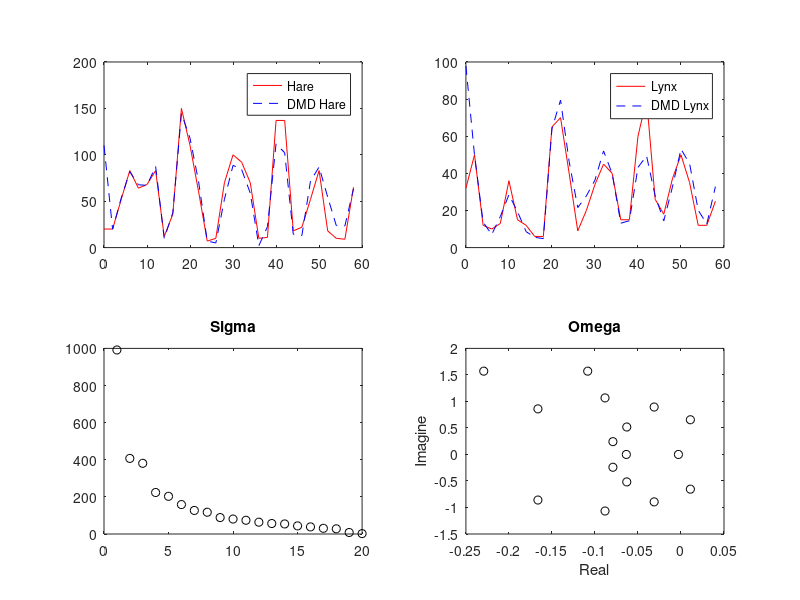
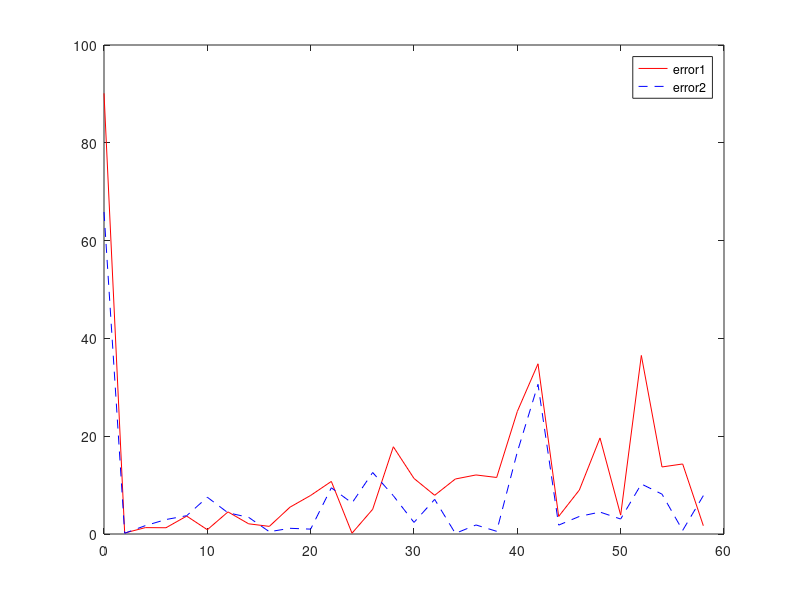

MATLAB code for these plots, in order:
%%%%%%Develop a DMD model to forecast the future population states
clear all; close all; clc;
%%%%data x1--Snowshoe Hare   x2----Canada Lynx
x1 = [20,20,52,83,64,68,83,12,36,150,110,60,7,10,70,...
    100,92,70,10,11,137,137,18,22,52,83,18,10,9,65];
x2 = [32,50,12,10,13,36,15,12,6,6,65,70,40,9,20,...
    34,45,40,15,15,60,80,26,18,37,50,35,12,12,25];

slices = 30;
t = linspace(0,58,slices);
dt = t(2) - t(1);



% X1 = [x1(1:25);
%     x2(1:25);
%     x1(2:26);
%     x2(2:26);
%     x1(3:27);
%     x2(3:27);
%     x1(4:28);
%     x2(4:28);
%     x1(5:29);
%     x2(5:29);];
% 
% X2 = [x1(2:26);
%     x2(2:26);
%     x1(3:27);
%     x2(3:27);
%     x1(4:28);
%     x2(4:28);
%     x1(5:29);
%     x2(5:29);
%     x1(6:30);
%     x2(6:30)];

X1 = [];
X2 = [];

kk = 10;
for j=1:kk
    
    X1 = [X1;x1(j:29-kk+j);x2(j:29-kk+j)];
    X2 = [X2;x1(j+1:29-kk+j+1);x2(j+1:29-kk+j+1);];
    
end


r = 16;
%% 
%%%%%%%body of DMD

%%%% Step 1: SVD the raw data X, and get the reduced space
[U,Sigma,V] = svd(X1,'econ');
Ur = U(:,1:r);
Sigmar = Sigma(1:r,1:r);
Vr = V(:,1:r);

%%%% Step2: Find Atilde
Atilde = Ur'*X2*Vr/Sigmar;

%%%% Step3: Find eigenvalue, eigenvector of Atilde
[W,Lambda] = eig(Atilde);

%%% Step4: Find DMD modes and initial value

%%%% Phi are DMD modes, eigenvectors of A matrix
%%% Lambda are DMD eigenvalues (of A matrix)
%%% b is the mode amplitude

Phi = X2*(Vr/Sigmar)*W;

 alpha1 = Sigmar*Vr(1,:)';
 b = (W*Lambda)\alpha1;

%b = Phi\X1(:,1);
%%
%%%%% DMD reconstruction for every time point
%%% turn the mode to exp
Lambda_new = diag(Lambda);
omega = log(Lambda_new)/dt;

%y0 = Phi\X;
u_modes = zeros(r,length(t)); %DMD reconstruction for every time point
% x1_modes = zeros(1,length(t));
% x2_modes = zeros(1,length(t));

for iter = 1:length(t)
    
    u_modes(:,iter) = b.*exp(omega*(t(iter)));

end

u_dmd = Phi*u_modes;

f1 = figure();
subplot(2,2,1)
plot(t,x1,'r-',t,abs(u_dmd(1,:)),'b--');
legend('Hare','DMD Hare');

subplot(2,2,2)
plot(t,x2,'r-',t,abs(u_dmd(2,:)),'b--')
legend('Lynx','DMD Lynx');

subplot(2,2,3);
plot(diag(Sigma),'ko');
title('Sigma')

subplot(2,2,4)
plot(real(omega),imag(omega),'ko')
title('Omega')
xlabel('Real')
ylabel('Imagine')
%%

for j=1:length(t)
    error1(j) = norm(u_dmd(1,j)-x1(j));
    error2(j) = norm(u_dmd(2,j)-x2(j));
end
f2 = figure();
plot(t,error1,'r-',t,error2,'b--')
legend('error1','error2')


